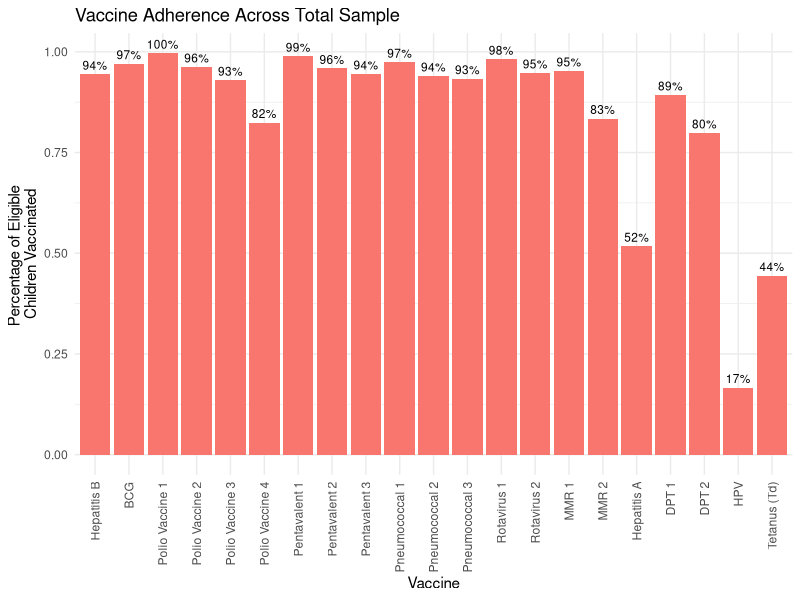
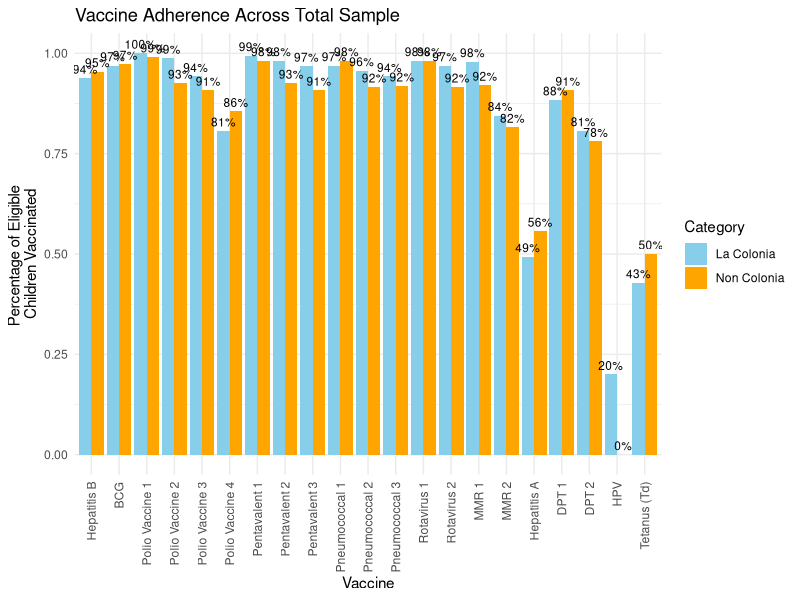
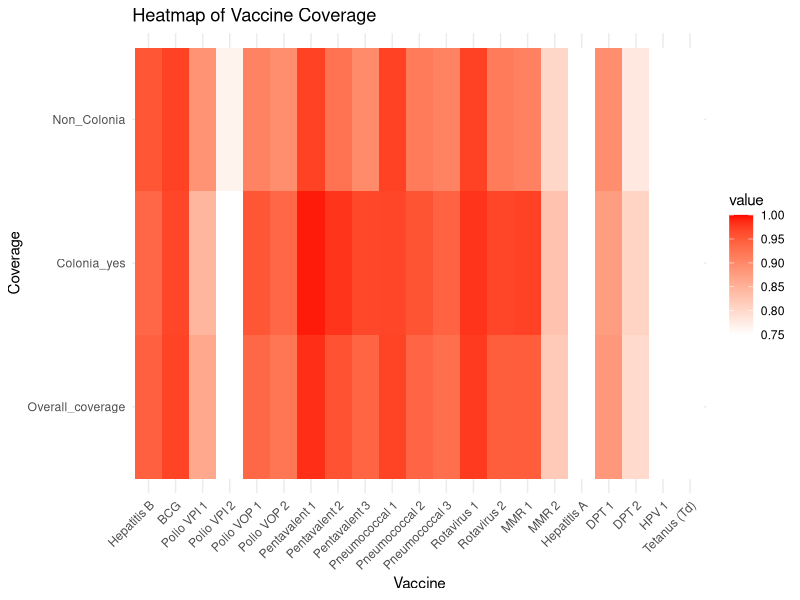

Write R code to recreate these figures, in order.
## ---- chunk 1

library(tidyr)
library(ggplot2)
df <- data.frame(
Vaccine = c("aaHep B", "abBCG", "acPolio VPI 1", "adPolio VPI 2", "aePolio VOP 1", "afPolio VOP 2", "agPenta 1", "ahPenta 2", "aiPenta3","ajnuemo1","aknuemo2","alnuemo3","amrota1","anrota2","aommr1","apmmr2","aqhepA","arDPT1","asDPT2","atvph1","autet"),
Everyone = c(0.9444444, 0.9703704, 0.9962825, 0.9625468
, 0.9291339, 0.8243902, 0.9888476, 0.9588015, 0.9448819, 0.9739777,0.9400749, 0.9330709
, 0.9814126,0.9475655, 0.9521739
, 0.8341463, 0.5173913, 0.8926829
, 0.7984496, 0.1666667,0.4444444


)
)


# Plot using ggplot2
library(tidyr)
df_long <- gather(df, key = "Category", value = "Percentage", -Vaccine)

# Plot using ggplot2
ggplot(df_long, aes(x = Vaccine, y = Percentage, fill = Category)) +
  geom_bar(stat = "identity", position = "dodge") +
  geom_text(aes(label = paste0(round(Percentage * 100), "%"), 
                y = Percentage, 
                group = Category), 
            position = position_dodge(width = 0.9), 
            vjust = -0.5, 
            size = 3) +
  labs(title = "Vaccine Adherence Across Total Sample",
       x = "Vaccine",
       y = "Percentage of Eligible 
Children Vaccinated") +
  scale_x_discrete(labels = c("Hepatitis B", "BCG", "Polio Vaccine 1", "Polio Vaccine 2", "Polio Vaccine 3", "Polio Vaccine 4", "Pentavalent 1", "Pentavalent 2", "Pentavalent 3", "Pneumococcal 1","Pneumococcal 2","Pneumococcal 3","Rotavirus 1","Rotavirus 2", "MMR 1","MMR 2", "Hepatitis A", "DPT 1", "DPT 2","HPV","Tetanus (Td)")) +  # Set x-axis labels
 theme_minimal() +
  theme(
    legend.position = "none",  # Remove the legend
    axis.text.x = element_text(angle = 90, vjust = 0.5, hjust = 1))

## ---- chunk 2
library(tidyr)
library(ggplot2)
df <- data.frame(
Vaccine = c("aaHep B", "abBCG", "acPolio VPI 1", "adPolio VPI 2", "aePolio VOP 1", "afPolio VOP 2", "agPenta 1", "ahPenta 2", "aiPenta3","ajnuemo1","aknuemo2","alnuemo3","amrota1","anrota2","aommr1","apmmr2","aqhepA","arDPT1","asDPT2","atvph1","autet"),
Colonia_Yes = c(0.9378882, 0.9689441, 1, 0.9875, 0.9423077, 0.8062016, 0.9937888, 0.98125, 0.9679487, 0.9689441, 0.95625, 0.9423077, 0.9813665, 0.96875, 0.9788732, 0.8449612, 0.4929577, 0.8837209, 0.8068182, 0.2, 0.4285714), Non_Colonia_Yes = c(0.9541284, 0.9724771, 0.9907407, 0.9252336, 0.9081633, 0.8552632,0.9814815, 0.9252336, 0.9081633, 0.9814815, 0.9158879, 0.9183673, 0.9814815, 0.9158879, 0.9204545, 0.8157895, 0.5568182, 0.9078947, 0.7804878, 0, 0.5))






# Plot using ggplot2
library(tidyr)
df_long <- gather(df, key = "Category", value = "Percentage", -Vaccine)

# Plot using ggplot2
ggplot(df_long, aes(x = Vaccine, y = Percentage, fill = Category)) +
  geom_bar(stat = "identity", position = "dodge") +
  geom_text(aes(label = paste0(round(Percentage * 100), "%"), 
                y = Percentage, 
                group = Category), 
            position = position_dodge(width = 0.9), 
            vjust = -0.5, 
            size = 3) +
  labs(title = "Vaccine Adherence Across Total Sample",
       x = "Vaccine",
       y = "Percentage of Eligible 
Children Vaccinated") +
  scale_x_discrete(labels = c("Hepatitis B", "BCG", "Polio Vaccine 1", "Polio Vaccine 2", "Polio Vaccine 3", "Polio Vaccine 4", "Pentavalent 1", "Pentavalent 2", "Pentavalent 3", "Pneumococcal 1","Pneumococcal 2","Pneumococcal 3","Rotavirus 1","Rotavirus 2", "MMR 1","MMR 2", "Hepatitis A", "DPT 1", "DPT 2","HPV","Tetanus (Td)")) +  # Set x-axis labels
 scale_fill_manual(values = c("Colonia_Yes" = "skyblue", "Non_Colonia_Yes" = "orange"), labels = c("Colonia_Yes" = "La Colonia ", "Non_Colonia_Yes" = "Non Colonia")) +  # Custom labels for the legend
  theme_minimal() +
  theme(
    axis.text.x = element_text(angle = 90, vjust = 0.5, hjust = 1)) 
## ---- chunk 3
install.packages("reshape2")
library(reshape2)
library(ggplot2)
library(viridis)

heatmapdf <- data.frame(
  Vaccine = c("aaHep B", "abBCG", "acPolio VPI 1", "adPolio VPI 2", "aePolio VOP 1", "afPolio VOP 2", "agPenta 1", "ahPenta 2", "aiPenta3","ajnuemo1","aknuemo2","alnuemo3","amrota1","anrota2","aommr1","apmmr2","aqhepA","arDPT1","asDPT2","atvph1","autet"),
  "Overall_coverage" = c(0.9444444, 0.9703704, 0.8624535, 0.7265918, 0.9370079, 0.9219512, 0.9851301, 0.9588015, 0.9409449,0.9702602,0.9400749, 0.9291339,0.9776952,  0.9475655,0.9478261, 0.8195122, 0.5086957, 0.8829268, 0.7984496, 0.1666667, 0.4444444),
  "Colonia_yes" = c(0.9378882, 0.9689441, 0.8447205, 0.7, 0.9551282, 0.9379845, 0.9937888, 0.98125, 0.9679487, 0.9689441, 0.95625, 0.9423077, 0.9813665, 0.96875, 0.971831, 0.8294574, 0.4859155, 0.875969, 0.8068182, 0.2, 0.4285714),  "Non_Colonia" = c(0.9541284, 0.9724771, 0.8888889, 0.7663551, 0.9081633, 0.8947368, 0.9722222, 0.9252336, 0.8979592, 0.9722222, 0.9158879, 0.9081633, 0.9722222, 0.9158879, 0.9090909, 0.8026316, 0.5454545, 0.8947368, 0.7804878, 0, 0.5)



)

df_melt <- reshape2::melt(heatmapdf, id.vars = "Vaccine")

# Step 4: Create the heatmap
ggplot(df_melt, aes(x = Vaccine, y = variable, fill = value)) +
  geom_tile() +
  scale_fill_gradient(low = "white", high = "red",limits = c(0.75, 1),oob = scales::squish) +
  theme_minimal() +
  scale_x_discrete(labels = c("Hepatitis B", "BCG", "Polio VPI 1", "Polio VPI 2", "Polio VOP 1", "Polio VOP 2", "Pentavalent 1", "Pentavalent 2", "Pentavalent 3", "Pneumococcal 1","Pneumococcal 2","Pneumococcal 3","Rotavirus 1","Rotavirus 2", "MMR 1","MMR 2", "Hepatitis A", "DPT 1", "DPT 2","HPV 1","Tetanus (Td)"))+
  labs(title = "Heatmap of Vaccine Coverage", x = "Vaccine", y = "Coverage") +
  theme(axis.text.x = element_text(angle = 45, hjust = 1))
